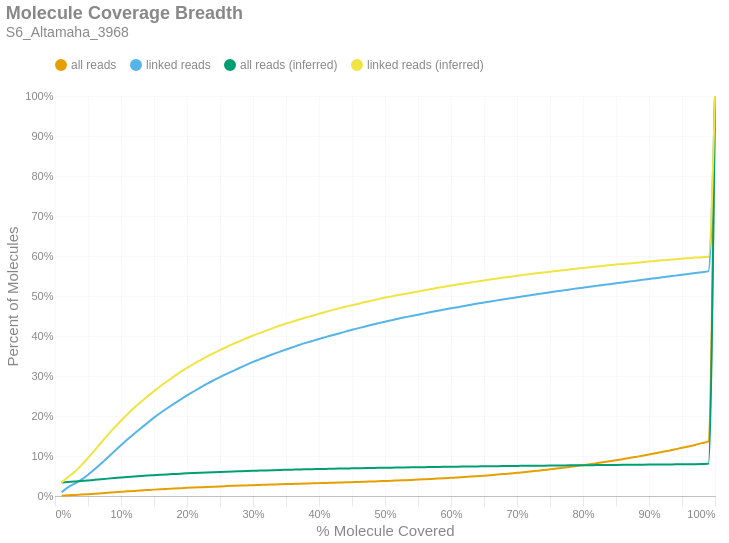

Here is the notebook cell this chart was saved with:
### Markdown cell above
### Molecule Read Coverage
This chart shows molecule coverage breadth as computed by the number of bases aligned to that molecule. In other words, "*how much of each unique long molecule is actually sequenced/aligned?*" Keep in mind there is a distinction between sequences and alignments, since some sequences belonging to a particular molecule may not align well and wouldn't appear in the alignment data. This chart also shows molecule coverage breadth as computed by the *inferred fragment* from which the aligned sequences originate. Unlike read coverage, this calculation takes into account the total insert size, including unsequenced gaps between the forward and reverse reads. Like the previous figures, these are cumulative percents.

### Code cell
if SKIPLR:
    print_html(f"Skipped")
else:
    binned_df = consolidated_hist(valids['coverage_bp'], mask, 0.01, True)
    binned_df_inf = consolidated_hist(valids['coverage_inserts'], mask, 0.01, True)
    binned_df = binned_df.with_columns(pl.lit(binned_df_inf['all reads (cumsum)']).alias('all reads (inferred)'))
    binned_df = binned_df.with_columns(pl.lit(binned_df_inf['linked reads (cumsum)']).alias('linked reads (inferred)'))
    binned_df = binned_df.with_columns(
        (pl.col('bin').cast(pl.Float64) + 0.01).alias('right_edge')
    )

    with SafeRender(binned_df):
        (
            density_plot(binned_df, 'Molecule Coverage Breadth', samplename, 'molcov', ['all reads (inferred)','linked reads (inferred)'])
            .encode(
                #x=alt.X('bin:Q', title="% Molecule Covered").axis(format = '%').scale(padding=0),
                x=alt.X('right_edge:Q', title="% Molecule Covered").axis(format='%').scale(padding=0),
                y=alt.Y('value:Q', title='Percent of Molecules')
                    .axis(format='%')
                    .stack(False)
                    .scale(domainMin=0, padding=0),
                color=alt.Color("key:N").scale(domain = ["all reads", "linked reads", "all reads (inferred)", "linked reads (inferred)"]),
                tooltip = [
                    alt.Tooltip("key:N", title = "Data Type"),
                    alt.Tooltip("range_label:N", title="% Molecule Covered"),
                    alt.Tooltip("value:Q", format = ".2%", title="% Molecules")
                ]
            )
        ).display()

### Figure 1 — Vega-Lite specification as saved in the notebook (floating-point values rounded to 4 significant figures)
{"width": "container", "height": 400, "config": {"title": {"anchor": "start", "dy": -15, "fontSize": 18, "color": "#888888", "subtitleColor": "#888888", "subtitleFontSize": 14}, "arc": {"fill": "#0072B2"}, "axis": {"domainColor": "#888888", "domainWidth": 0.5, "gridWidth": 0.2, "grid": false, "titleFontWeight": 400, "titleFontSize": 15, "labelFontSize": 11, "labelColor": "#888888", "tickColor": "#888888", "tickWidth": 0.2, "titleColor": "#888888"}, "axisBand": {"grid": false}, "axisX": {"grid": true, "tickSize": 10, "domainCap": "round"}, "axisY": {"domain": false, "grid": true, "tickSize": 0, "domainCap": "round"}, "background": "transparent", "header": {"labelFontSize": 15, "labelColor": "#888888", "titleFontSize": 15, "titleFontWeight": 600, "titleColor": "#888888"}, "legend": {"labelFont": "sans-serif", "labelFontSize": 12, "labelColor": "#888888", "symbolSize": 100, "symbolType": "circle", "titleFontSize": 12, "titlePadding": 10, "titleColor": "#888888", "title": null, "orient": "top"}, "range": {"category": ["#E69F00", "#56B4E9", "#009E73", "#F0E442", "#0072B2", "#D55E00", "#CC79A7", "#000000"], "diverging": ["#cfe8f3", "#a2d4ec", "#73bfe2", "#46abdb", "#1696d2", "#12719e"]}, "area": {"fill": "#0072B2", "fillOpacity": 0.7, "line": true, "strokeOpacity": 0.7}, "line": {"color": "#0072B2", "stroke": "#0072B2", "strokeWidth": 2}, "trail": {"color": "#0072B2", "stroke": "#0072B2", "strokeWidth": 0, "size": 1}, "point": {"filled": true, "fillOpacity": 1.0, "size": 95}, "text": {"color": "#888888", "fontSize": 11, "align": "right", "fontWeight": 400, "size": 11}, "bar": {"fill": "#0072B2", "stroke": null}, "view": {"stroke": null, "continuousWidth": 660, "continuousHeight": 400}}, "data": {"name": "data-61a584d9e53c7ef4fc0f43a7a9c540b9"}, "mark": {"type": "line", "interpolate": "monotone", "point": {"opacity": 0, "size": 275}}, "encoding": {"color": {"field": "key", "scale": {"domain": ["all reads", "linked reads", "all reads (inferred)", "linked reads (inferred)"]}, "type": "nominal"}, "tooltip": [{"field": "key", "title": "Data Type", "type": "nominal"}, {"field": "range_label", "title": "% Molecule Covered", "type": "nominal"}, {"field": "value", "format": ".2%", "title": "% Molecules", "type": "quantitative"}], "x": {"axis": {"format": "%"}, "field": "right_edge", "scale": {"padding": 0}, "title": "% Molecule Covered", "type": "quantitative"}, "y": {"axis": {"format": "%"}, "field": "value", "scale": {"domainMin": 0, "padding": 0}, "stack": false, "title": "Percent of Molecules", "type": "quantitative"}}, "params": [{"name": "param_c36ac31b6afebe62", "select": {"type": "point", "fields": ["key"]}, "bind": "legend"}], "title": {"text": "Molecule Coverage Breadth", "subtitle": "S6_Altamaha_3968"}, "transform": [{"fold": ["all reads (cumsum)", "linked reads (cumsum)", "all reads (inferred)", "linked reads (inferred)"]}, {"calculate": "replace(datum.key, ' (cumsum)', '')", "as": "key"}, {"filter": {"param": "param_c36ac31b6afebe62"}}], "usermeta": {"embedOptions": {"downloadFileName": "S6_Altamaha_3968.molcov"}}, "$schema": "https://vega.github.io/schema/vega-lite/v6.1.0.json", "datasets": {"data-61a584d9e53c7ef4fc0f43a7a9c540b9": [{"bin": "0.0", "interval": "0.0-0.01", "all reads": 0.0008041, "linked reads": 0.009193, "all reads (cumsum)": 0.0008041, "linked reads (cumsum)": 0.009193, "range_label": "0.0-0.01", "all reads (inferred)": 0.03393, "linked reads (inferred)": 0.03401, "right_edge": 0.01}, {"bin": "0.01", "interval": "0.01-0.02", "all reads": 0.001094, "linked reads": 0.01312, "all reads (cumsum)": 0.001898, "linked reads (cumsum)": 0.02231, "range_label": "0.01-0.02", "all reads (inferred)": 0.03503, "linked reads (inferred)": 0.04764, "right_edge": 0.02}, {"bin": "0.02", "interval": "0.02-0.03", "all reads": 0.0007375, "linked reads": 0.008734, "all reads (cumsum)": 0.002636, "linked reads (cumsum)": 0.03105, "range_label": "0.02-0.03", "all reads (inferred)": 0.0361, "linked reads (inferred)": 0.06083, "right_edge": 0.03}, {"bin": "0.03", "interval": "0.03-0.04", "all reads": 0.0008103, "linked reads": 0.009745, "all reads (cumsum)": 0.003446, "linked reads (cumsum)": 0.04079, "range_label": "0.03-0.04", "all reads (inferred)": 0.0374, "linked reads (inferred)": 0.07709, "right_edge": 0.04}, {"bin": "0.04", "interval": "0.04-0.05", "all reads": 0.001012, "linked reads": 0.01238, "all reads (cumsum)": 0.004458, "linked reads (cumsum)": 0.05317, "range_label": "0.04-0.05", "all reads (inferred)": 0.03885, "linked reads (inferred)": 0.09527, "right_edge": 0.05}, {"bin": "0.05", "interval": "0.05-0.06", "all reads": 0.001093, "linked reads": 0.01348, "all reads (cumsum)": 0.005552, "linked reads (cumsum)": 0.06665, "range_label": "0.05-0.06", "all reads (inferred)": 0.04037, "linked reads (inferred)": 0.1143, "right_edge": 0.06}, {"bin": "0.06", "interval": "0.06-0.07", "all reads": 0.001187, "linked reads": 0.01472, "all reads (cumsum)": 0.006739, "linked reads (cumsum)": 0.08137, "range_label": "0.06-0.07", "all reads (inferred)": 0.04192, "linked reads (inferred)": 0.1337, "right_edge": 0.07}, {"bin": "0.07", "interval": "0.07-0.08", "all reads": 0.001215, "linked reads": 0.01512, "all reads (cumsum)": 0.007954, "linked reads (cumsum)": 0.09648, "range_label": "0.07-0.08", "all reads (inferred)": 0.04343, "linked reads (inferred)": 0.1528, "right_edge": 0.08}, {"bin": "0.08", "interval": "0.08-0.09", "all reads": 0.001232, "linked reads": 0.01539, "all reads (cumsum)": 0.009185, "linked reads (cumsum)": 0.1119, "range_label": "0.08-0.09", "all reads (inferred)": 0.04487, "linked reads (inferred)": 0.171, "right_edge": 0.09}, {"bin": "0.09", "interval": "0.09-0.1", "all reads": 0.001207, "linked reads": 0.015, "all reads (cumsum)": 0.01039, "linked reads (cumsum)": 0.1269, "range_label": "0.09-0.1", "all reads (inferred)": 0.04623, "linked reads (inferred)": 0.1882, "right_edge": 0.1}, {"bin": "0.1", "interval": "0.1-0.11", "all reads": 0.001194, "linked reads": 0.01491, "all reads (cumsum)": 0.01159, "linked reads (cumsum)": 0.1418, "range_label": "0.1-0.11", "all reads (inferred)": 0.04754, "linked reads (inferred)": 0.2048, "right_edge": 0.11}, {"bin": "0.11", "interval": "0.11-0.12", "all reads": 0.001134, "linked reads": 0.01406, "all reads (cumsum)": 0.01272, "linked reads (cumsum)": 0.1558, "range_label": "0.11-0.12", "all reads (inferred)": 0.04878, "linked reads (inferred)": 0.2204, "right_edge": 0.12}, {"bin": "0.12", "interval": "0.12-0.13", "all reads": 0.001085, "linked reads": 0.0135, "all reads (cumsum)": 0.01381, "linked reads (cumsum)": 0.1693, "range_label": "0.12-0.13", "all reads (inferred)": 0.04993, "linked reads (inferred)": 0.235, "right_edge": 0.13}, {"bin": "0.13", "interval": "0.13-0.14", "all reads": 0.001069, "linked reads": 0.01333, "all reads (cumsum)": 0.01488, "linked reads (cumsum)": 0.1827, "range_label": "0.13-0.14", "all reads (inferred)": 0.05103, "linked reads (inferred)": 0.2489, "right_edge": 0.14}, {"bin": "0.14", "interval": "0.14-0.15", "all reads": 0.001062, "linked reads": 0.01329, "all reads (cumsum)": 0.01594, "linked reads (cumsum)": 0.196, "range_label": "0.14-0.15", "all reads (inferred)": 0.05206, "linked reads (inferred)": 0.2618, "right_edge": 0.15}, {"bin": "0.15", "interval": "0.15-0.16", "all reads": 0.0009739, "linked reads": 0.01213, "all reads (cumsum)": 0.01691, "linked reads (cumsum)": 0.2081, "range_label": "0.15-0.16", "all reads (inferred)": 0.05309, "linked reads (inferred)": 0.2749, "right_edge": 0.16}, {"bin": "0.16", "interval": "0.16-0.17", "all reads": 0.0009034, "linked reads": 0.01128, "all reads (cumsum)": 0.01781, "linked reads (cumsum)": 0.2194, "range_label": "0.16-0.17", "all reads (inferred)": 0.05405, "linked reads (inferred)": 0.287, "right_edge": 0.17}, {"bin": "0.17", "interval": "0.17-0.18", "all reads": 0.0008774, "linked reads": 0.011, "all reads (cumsum)": 0.01869, "linked reads (cumsum)": 0.2304, "range_label": "0.17-0.18", "all reads (inferred)": 0.05496, "linked reads (inferred)": 0.2985, "right_edge": 0.18}, {"bin": "0.18", "interval": "0.18-0.19", "all reads": 0.0008581, "linked reads": 0.01071, "all reads (cumsum)": 0.01955, "linked reads (cumsum)": 0.2411, "range_label": "0.18-0.19", "all reads (inferred)": 0.05587, "linked reads (inferred)": 0.3099, "right_edge": 0.19}, {"bin": "0.19", "interval": "0.19-0.2", "all reads": 0.0008363, "linked reads": 0.01039, "all reads (cumsum)": 0.02039, "linked reads (cumsum)": 0.2515, "range_label": "0.19-0.2", "all reads (inferred)": 0.05667, "linked reads (inferred)": 0.3201, "right_edge": 0.2}, {"bin": "0.2", "interval": "0.2-0.21", "all reads": 0.0007826, "linked reads": 0.009796, "all reads (cumsum)": 0.02117, "linked reads (cumsum)": 0.2613, "range_label": "0.2-0.21", "all reads (inferred)": 0.05745, "linked reads (inferred)": 0.33, "right_edge": 0.21}, {"bin": "0.21", "interval": "0.21-0.22", "all reads": 0.0007607, "linked reads": 0.00955, "all reads (cumsum)": 0.02193, "linked reads (cumsum)": 0.2708, "range_label": "0.21-0.22", "all reads (inferred)": 0.05818, "linked reads (inferred)": 0.3392, "right_edge": 0.22}, {"bin": "0.22", "interval": "0.22-0.23", "all reads": 0.0007493, "linked reads": 0.009323, "all reads (cumsum)": 0.02268, "linked reads (cumsum)": 0.2801, "range_label": "0.22-0.23", "all reads (inferred)": 0.05889, "linked reads (inferred)": 0.3482, "right_edge": 0.23}, {"bin": "0.23", "interval": "0.23-0.24", "all reads": 0.0007011, "linked reads": 0.00868, "all reads (cumsum)": 0.02338, "linked reads (cumsum)": 0.2888, "range_label": "0.23-0.24", "all reads (inferred)": 0.05955, "linked reads (inferred)": 0.3566, "right_edge": 0.24}, {"bin": "0.24", "interval": "0.24-0.25", "all reads": 0.0006771, "linked reads": 0.008363, "all reads (cumsum)": 0.02406, "linked reads (cumsum)": 0.2972, "range_label": "0.24-0.25", "all reads (inferred)": 0.06019, "linked reads (inferred)": 0.3647, "right_edge": 0.25}, {"bin": "0.25", "interval": "0.25-0.26", "all reads": 0.0006416, "linked reads": 0.007948, "all reads (cumsum)": 0.0247, "linked reads (cumsum)": 0.3051, "range_label": "0.25-0.26", "all reads (inferred)": 0.06081, "linked reads (inferred)": 0.3725, "right_edge": 0.26}, {"bin": "0.26", "interval": "0.26-0.27", "all reads": 0.0006337, "linked reads": 0.007803, "all reads (cumsum)": 0.02533, "linked reads (cumsum)": 0.3129, "range_label": "0.26-0.27", "all reads (inferred)": 0.06141, "linked reads (inferred)": 0.3801, "right_edge": 0.27}, {"bin": "0.27", "interval": "0.27-0.28", "all reads": 0.0006284, "linked reads": 0.007706, "all reads (cumsum)": 0.02596, "linked reads (cumsum)": 0.3206, "range_label": "0.27-0.28", "all reads (inferred)": 0.06198, "linked reads (inferred)": 0.3873, "right_edge": 0.28}, {"bin": "0.28", "interval": "0.28-0.29", "all reads": 0.0005878, "linked reads": 0.007201, "all reads (cumsum)": 0.02655, "linked reads (cumsum)": 0.3278, "range_label": "0.28-0.29", "all reads (inferred)": 0.06254, "linked reads (inferred)": 0.3944, "right_edge": 0.29}, {"bin": "0.29", "interval": "0.29-0.3", "all reads": 0.0006018, "linked reads": 0.007406, "all reads (cumsum)": 0.02715, "linked reads (cumsum)": 0.3352, "range_label": "0.29-0.3", "all reads (inferred)": 0.06307, "linked reads (inferred)": 0.401, "right_edge": 0.3}, {"bin": "0.3", "interval": "0.3-0.31", "all reads": 0.000531, "linked reads": 0.006403, "all reads (cumsum)": 0.02768, "linked reads (cumsum)": 0.3416, "range_label": "0.3-0.31", "all reads (inferred)": 0.06356, "linked reads (inferred)": 0.4073, "right_edge": 0.31}, {"bin": "0.31", "interval": "0.31-0.32", "all reads": 0.0005394, "linked reads": 0.006504, "all reads (cumsum)": 0.02822, "linked reads (cumsum)": 0.3481, "range_label": "0.31-0.32", "all reads (inferred)": 0.06406, "linked reads (inferred)": 0.4135, "right_edge": 0.32}, {"bin": "0.32", "interval": "0.32-0.33", "all reads": 0.000517, "linked reads": 0.006147, "all reads (cumsum)": 0.02874, "linked reads (cumsum)": 0.3543, "range_label": "0.32-0.33", "all reads (inferred)": 0.06454, "linked reads (inferred)": 0.4196, "right_edge": 0.33}, {"bin": "0.33", "interval": "0.33-0.34", "all reads": 0.0005204, "linked reads": 0.006103, "all reads (cumsum)": 0.02926, "linked reads (cumsum)": 0.3604, "range_label": "0.33-0.34", "all reads (inferred)": 0.06501, "linked reads (inferred)": 0.4255, "right_edge": 0.34}, {"bin": "0.34", "interval": "0.34-0.35", "all reads": 0.0005087, "linked reads": 0.00589, "all reads (cumsum)": 0.02977, "linked reads (cumsum)": 0.3663, "range_label": "0.34-0.35", "all reads (inferred)": 0.06544, "linked reads (inferred)": 0.4308, "right_edge": 0.35}, {"bin": "0.35", "interval": "0.35-0.36", "all reads": 0.0004938, "linked reads": 0.005562, "all reads (cumsum)": 0.03026, "linked reads (cumsum)": 0.3718, "range_label": "0.35-0.36", "all reads (inferred)": 0.06585, "linked reads (inferred)": 0.4361, "right_edge": 0.36}, {"bin": "0.36", "interval": "0.36-0.37", "all reads": 0.0004972, "linked reads": 0.005674, "all reads (cumsum)": 0.03076, "linked reads (cumsum)": 0.3775, "range_label": "0.36-0.37", "all reads (inferred)": 0.06627, "linked reads (inferred)": 0.4413, "right_edge": 0.37}, {"bin": "0.37", "interval": "0.37-0.38", "all reads": 0.0004787, "linked reads": 0.00523, "all reads (cumsum)": 0.03124, "linked reads (cumsum)": 0.3827, "range_label": "0.37-0.38", "all reads (inferred)": 0.06666, "linked reads (inferred)": 0.4462, "right_edge": 0.38}, {"bin": "0.38", "interval": "0.38-0.39", "all reads": 0.0004603, "linked reads": 0.004909, "all reads (cumsum)": 0.0317, "linked reads (cumsum)": 0.3877, "range_label": "0.38-0.39", "all reads (inferred)": 0.06703, "linked reads (inferred)": 0.4508, "right_edge": 0.39}, {"bin": "0.39", "interval": "0.39-0.4", "all reads": 0.0004905, "linked reads": 0.005031, "all reads (cumsum)": 0.03219, "linked reads (cumsum)": 0.3927, "range_label": "0.39-0.4", "all reads (inferred)": 0.06742, "linked reads (inferred)": 0.4557, "right_edge": 0.4}, {"bin": "0.4", "interval": "0.4-0.41", "all reads": 0.0004519, "linked reads": 0.00458, "all reads (cumsum)": 0.03264, "linked reads (cumsum)": 0.3973, "range_label": "0.4-0.41", "all reads (inferred)": 0.06779, "linked reads (inferred)": 0.4603, "right_edge": 0.41}, {"bin": "0.41", "interval": "0.41-0.42", "all reads": 0.0004832, "linked reads": 0.004638, "all reads (cumsum)": 0.03312, "linked reads (cumsum)": 0.4019, "range_label": "0.41-0.42", "all reads (inferred)": 0.06815, "linked reads (inferred)": 0.4647, "right_edge": 0.42}, {"bin": "0.42", "interval": "0.42-0.43", "all reads": 0.0004779, "linked reads": 0.004504, "all reads (cumsum)": 0.0336, "linked reads (cumsum)": 0.4064, "range_label": "0.42-0.43", "all reads (inferred)": 0.0685, "linked reads (inferred)": 0.4691, "right_edge": 0.43}, {"bin": "0.43", "interval": "0.43-0.44", "all reads": 0.0005143, "linked reads": 0.004544, "all reads (cumsum)": 0.03411, "linked reads (cumsum)": 0.411, "range_label": "0.43-0.44", "all reads (inferred)": 0.06882, "linked reads (inferred)": 0.4731, "right_edge": 0.44}, {"bin": "0.44", "interval": "0.44-0.45", "all reads": 0.0005274, "linked reads": 0.004483, "all reads (cumsum)": 0.03464, "linked reads (cumsum)": 0.4154, "range_label": "0.44-0.45", "all reads (inferred)": 0.06913, "linked reads (inferred)": 0.4769, "right_edge": 0.45}, {"bin": "0.45", "interval": "0.45-0.46", "all reads": 0.0005316, "linked reads": 0.004234, "all reads (cumsum)": 0.03517, "linked reads (cumsum)": 0.4197, "range_label": "0.45-0.46", "all reads (inferred)": 0.06944, "linked reads (inferred)": 0.4808, "right_edge": 0.46}, {"bin": "0.46", "interval": "0.46-0.47", "all reads": 0.0005716, "linked reads": 0.004205, "all reads (cumsum)": 0.03574, "linked reads (cumsum)": 0.4239, "range_label": "0.46-0.47", "all reads (inferred)": 0.06977, "linked reads (inferred)": 0.4848, "right_edge": 0.47}, {"bin": "0.47", "interval": "0.47-0.48", "all reads": 0.000578, "linked reads": 0.004183, "all reads (cumsum)": 0.03632, "linked reads (cumsum)": 0.4281, "range_label": "0.47-0.48", "all reads (inferred)": 0.07007, "linked reads (inferred)": 0.4885, "right_edge": 0.48}, {"bin": "0.48", "interval": "0.48-0.49", "all reads": 0.0005733, "linked reads": 0.00397, "all reads (cumsum)": 0.0369, "linked reads (cumsum)": 0.432, "range_label": "0.48-0.49", "all reads (inferred)": 0.07037, "linked reads (inferred)": 0.4922, "right_edge": 0.49}, {"bin": "0.49", "interval": "0.49-0.5", "all reads": 0.0006402, "linked reads": 0.003732, "all reads (cumsum)": 0.03754, "linked reads (cumsum)": 0.4358, "range_label": "0.49-0.5", "all reads (inferred)": 0.07068, "linked reads (inferred)": 0.496, "right_edge": 0.5}, {"bin": "0.5", "interval": "0.5-0.51", "all reads": 0.0005895, "linked reads": 0.003667, "all reads (cumsum)": 0.03813, "linked reads (cumsum)": 0.4394, "range_label": "0.5-0.51", "all reads (inferred)": 0.07093, "linked reads (inferred)": 0.4991, "right_edge": 0.51}, {"bin": "0.51", "interval": "0.51-0.52", "all reads": 0.0006919, "linked reads": 0.003876, "all reads (cumsum)": 0.03882, "linked reads (cumsum)": 0.4433, "range_label": "0.51-0.52", "all reads (inferred)": 0.07118, "linked reads (inferred)": 0.5022, "right_edge": 0.52}, {"bin": "0.52", "interval": "0.52-0.53", "all reads": 0.0006581, "linked reads": 0.003454, "all reads (cumsum)": 0.03948, "linked reads (cumsum)": 0.4468, "range_label": "0.52-0.53", "all reads (inferred)": 0.07143, "linked reads (inferred)": 0.5053, "right_edge": 0.53}, {"bin": "0.53", "interval": "0.53-0.54", "all reads": 0.0007098, "linked reads": 0.003187, "all reads (cumsum)": 0.04019, "linked reads (cumsum)": 0.4499, "range_label": "0.53-0.54", "all reads (inferred)": 0.07167, "linked reads (inferred)": 0.5083, "right_edge": 0.54}, {"bin": "0.54", "interval": "0.54-0.55", "all reads": 0.0007582, "linked reads": 0.00336, "all reads (cumsum)": 0.04094, "linked reads (cumsum)": 0.4533, "range_label": "0.54-0.55", "all reads (inferred)": 0.07193, "linked reads (inferred)": 0.5114, "right_edge": 0.55}, {"bin": "0.55", "interval": "0.55-0.56", "all reads": 0.0008024, "linked reads": 0.003306, "all reads (cumsum)": 0.04175, "linked reads (cumsum)": 0.4566, "range_label": "0.55-0.56", "all reads (inferred)": 0.07219, "linked reads (inferred)": 0.5145, "right_edge": 0.56}, {"bin": "0.56", "interval": "0.56-0.57", "all reads": 0.0008438, "linked reads": 0.003367, "all reads (cumsum)": 0.04259, "linked reads (cumsum)": 0.46, "range_label": "0.56-0.57", "all reads (inferred)": 0.07244, "linked reads (inferred)": 0.5176, "right_edge": 0.57}, {"bin": "0.57", "interval": "0.57-0.58", "all reads": 0.0008671, "linked reads": 0.003118, "all reads (cumsum)": 0.04346, "linked reads (cumsum)": 0.4631, "range_label": "0.57-0.58", "all reads (inferred)": 0.07267, "linked reads (inferred)": 0.5204, "right_edge": 0.58}, {"bin": "0.58", "interval": "0.58-0.59", "all reads": 0.0009155, "linked reads": 0.003248, "all reads (cumsum)": 0.04437, "linked reads (cumsum)": 0.4663, "range_label": "0.58-0.59", "all reads (inferred)": 0.07291, "linked reads (inferred)": 0.5233, "right_edge": 0.59}, {"bin": "0.59", "interval": "0.59-0.6", "all reads": 0.0009742, "linked reads": 0.002996, "all reads (cumsum)": 0.04535, "linked reads (cumsum)": 0.4693, "range_label": "0.59-0.6", "all reads (inferred)": 0.07315, "linked reads (inferred)": 0.5262, "right_edge": 0.6}, {"bin": "0.6", "interval": "0.6-0.61", "all reads": 0.0009706, "linked reads": 0.00279, "all reads (cumsum)": 0.04632, "linked reads (cumsum)": 0.4721, "range_label": "0.6-0.61", "all reads (inferred)": 0.07338, "linked reads (inferred)": 0.5289, "right_edge": 0.61}, {"bin": "0.61", "interval": "0.61-0.62", "all reads": 0.001057, "linked reads": 0.003043, "all reads (cumsum)": 0.04737, "linked reads (cumsum)": 0.4752, "range_label": "0.61-0.62", "all reads (inferred)": 0.07359, "linked reads (inferred)": 0.5314, "right_edge": 0.62}, {"bin": "0.62", "interval": "0.62-0.63", "all reads": 0.001106, "linked reads": 0.002913, "all reads (cumsum)": 0.04848, "linked reads (cumsum)": 0.4781, "range_label": "0.62-0.63", "all reads (inferred)": 0.07379, "linked reads (inferred)": 0.5338, "right_edge": 0.63}, {"bin": "0.63", "interval": "0.63-0.64", "all reads": 0.00118, "linked reads": 0.002963, "all reads (cumsum)": 0.04966, "linked reads (cumsum)": 0.481, "range_label": "0.63-0.64", "all reads (inferred)": 0.07401, "linked reads (inferred)": 0.5365, "right_edge": 0.64}, {"bin": "0.64", "interval": "0.64-0.65", "all reads": 0.001201, "linked reads": 0.002646, "all reads (cumsum)": 0.05086, "linked reads (cumsum)": 0.4837, "range_label": "0.64-0.65", "all reads (inferred)": 0.07423, "linked reads (inferred)": 0.539, "right_edge": 0.65}, {"bin": "0.65", "interval": "0.65-0.66", "all reads": 0.001303, "linked reads": 0.002739, "all reads (cumsum)": 0.05217, "linked reads (cumsum)": 0.4864, "range_label": "0.65-0.66", "all reads (inferred)": 0.07444, "linked reads (inferred)": 0.5414, "right_edge": 0.66}, {"bin": "0.66", "interval": "0.66-0.67", "all reads": 0.001343, "linked reads": 0.002628, "all reads (cumsum)": 0.05351, "linked reads (cumsum)": 0.4891, "range_label": "0.66-0.67", "all reads (inferred)": 0.07464, "linked reads (inferred)": 0.544, "right_edge": 0.67}, {"bin": "0.67", "interval": "0.67-0.68", "all reads": 0.0014, "linked reads": 0.002537, "all reads (cumsum)": 0.05491, "linked reads (cumsum)": 0.4916, "range_label": "0.67-0.68", "all reads (inferred)": 0.07483, "linked reads (inferred)": 0.5462, "right_edge": 0.68}, {"bin": "0.68", "interval": "0.68-0.69", "all reads": 0.001434, "linked reads": 0.002581, "all reads (cumsum)": 0.05634, "linked reads (cumsum)": 0.4942, "range_label": "0.68-0.69", "all reads (inferred)": 0.07502, "linked reads (inferred)": 0.5484, "right_edge": 0.69}, {"bin": "0.69", "interval": "0.69-0.7", "all reads": 0.001539, "linked reads": 0.00257, "all reads (cumsum)": 0.05788, "linked reads (cumsum)": 0.4967, "range_label": "0.69-0.7", "all reads (inferred)": 0.07521, "linked reads (inferred)": 0.5506, "right_edge": 0.7}, {"bin": "0.7", "interval": "0.7-0.71", "all reads": 0.001573, "linked reads": 0.002743, "all reads (cumsum)": 0.05946, "linked reads (cumsum)": 0.4995, "range_label": "0.7-0.71", "all reads (inferred)": 0.0754, "linked reads (inferred)": 0.5528, "right_edge": 0.71}, {"bin": "0.71", "interval": "0.71-0.72", "all reads": 0.001698, "linked reads": 0.002563, "all reads (cumsum)": 0.06115, "linked reads (cumsum)": 0.5021, "range_label": "0.71-0.72", "all reads (inferred)": 0.07559, "linked reads (inferred)": 0.5549, "right_edge": 0.72}, {"bin": "0.72", "interval": "0.72-0.73", "all reads": 0.001762, "linked reads": 0.002411, "all reads (cumsum)": 0.06292, "linked reads (cumsum)": 0.5045, "range_label": "0.72-0.73", "all reads (inferred)": 0.07576, "linked reads (inferred)": 0.5569, "right_edge": 0.73}, {"bin": "0.73", "interval": "0.73-0.74", "all reads": 0.001801, "linked reads": 0.002602, "all reads (cumsum)": 0.06472, "linked reads (cumsum)": 0.5071, "range_label": "0.73-0.74", "all reads (inferred)": 0.07593, "linked reads (inferred)": 0.5588, "right_edge": 0.74}, {"bin": "0.74", "interval": "0.74-0.75", "all reads": 0.00195, "linked reads": 0.002285, "all reads (cumsum)": 0.06667, "linked reads (cumsum)": 0.5094, "range_label": "0.74-0.75", "all reads (inferred)": 0.07611, "linked reads (inferred)": 0.5609, "right_edge": 0.75}, {"bin": "0.75", "interval": "0.75-0.76", "all reads": 0.001915, "linked reads": 0.002389, "all reads (cumsum)": 0.06858, "linked reads (cumsum)": 0.5117, "range_label": "0.75-0.76", "all reads (inferred)": 0.07627, "linked reads (inferred)": 0.5626, "right_edge": 0.76}, {"bin": "0.76", "interval": "0.76-0.77", "all reads": 0.001985, "linked reads": 0.002324, "all reads (cumsum)": 0.07057, "linked reads (cumsum)": 0.5141, "range_label": "0.76-0.77", "all reads (inferred)": 0.07644, "linked reads (inferred)": 0.5646, "right_edge": 0.77}, {"bin": "0.77", "interval": "0.77-0.78", "all reads": 0.002063, "linked reads": 0.002317, "all reads (cumsum)": 0.07263, "linked reads (cumsum)": 0.5164, "range_label": "0.77-0.78", "all reads (inferred)": 0.07661, "linked reads (inferred)": 0.5665, "right_edge": 0.78}, {"bin": "0.78", "interval": "0.78-0.79", "all reads": 0.002141, "linked reads": 0.002321, "all reads (cumsum)": 0.07477, "linked reads (cumsum)": 0.5187, "range_label": "0.78-0.79", "all reads (inferred)": 0.07677, "linked reads (inferred)": 0.5683, "right_edge": 0.79}, {"bin": "0.79", "interval": "0.79-0.8", "all reads": 0.002373, "linked reads": 0.002169, "all reads (cumsum)": 0.07714, "linked reads (cumsum)": 0.5209, "range_label": "0.79-0.8", "all reads (inferred)": 0.07694, "linked reads (inferred)": 0.5702, "right_edge": 0.8}, {"bin": "0.8", "interval": "0.8-0.81", "all reads": 0.002202, "linked reads": 0.002191, "all reads (cumsum)": 0.07934, "linked reads (cumsum)": 0.5231, "range_label": "0.8-0.81", "all reads (inferred)": 0.07709, "linked reads (inferred)": 0.5719, "right_edge": 0.81}, {"bin": "0.81", "interval": "0.81-0.82", "all reads": 0.002385, "linked reads": 0.002252, "all reads (cumsum)": 0.08173, "linked reads (cumsum)": 0.5253, "range_label": "0.81-0.82", "all reads (inferred)": 0.07724, "linked reads (inferred)": 0.5736, "right_edge": 0.82}, {"bin": "0.82", "interval": "0.82-0.83", "all reads": 0.002467, "linked reads": 0.002277, "all reads (cumsum)": 0.0842, "linked reads (cumsum)": 0.5276, "range_label": "0.82-0.83", "all reads (inferred)": 0.0774, "linked reads (inferred)": 0.5753, "right_edge": 0.83}, {"bin": "0.83", "interval": "0.83-0.84", "all reads": 0.002562, "linked reads": 0.002068, "all reads (cumsum)": 0.08676, "linked reads (cumsum)": 0.5297, "range_label": "0.83-0.84", "all reads (inferred)": 0.07756, "linked reads (inferred)": 0.577, "right_edge": 0.84}, {"bin": "0.84", "interval": "0.84-0.85", "all reads": 0.002628, "linked reads": 0.002144, "all reads (cumsum)": 0.08939, "linked reads (cumsum)": 0.5318, "range_label": "0.84-0.85", "all reads (inferred)": 0.07772, "linked reads (inferred)": 0.5787, "right_edge": 0.85}, {"bin": "0.85", "interval": "0.85-0.86", "all reads": 0.002709, "linked reads": 0.00209, "all reads (cumsum)": 0.0921, "linked reads (cumsum)": 0.5339, "range_label": "0.85-0.86", "all reads (inferred)": 0.07786, "linked reads (inferred)": 0.5801, "right_edge": 0.86}, {"bin": "0.86", "interval": "0.86-0.87", "all reads": 0.002758, "linked reads": 0.002108, "all reads (cumsum)": 0.09485, "linked reads (cumsum)": 0.536, "range_label": "0.86-0.87", "all reads (inferred)": 0.07799, "linked reads (inferred)": 0.5815, "right_edge": 0.87}, {"bin": "0.87", "interval": "0.87-0.88", "all reads": 0.002872, "linked reads": 0.002216, "all reads (cumsum)": 0.09773, "linked reads (cumsum)": 0.5382, "range_label": "0.87-0.88", "all reads (inferred)": 0.07815, "linked reads (inferred)": 0.5831, "right_edge": 0.88}, {"bin": "0.88", "interval": "0.88-0.89", "all reads": 0.002913, "linked reads": 0.002148, "all reads (cumsum)": 0.1006, "linked reads (cumsum)": 0.5404, "range_label": "0.88-0.89", "all reads (inferred)": 0.0783, "linked reads (inferred)": 0.5846, "right_edge": 0.89}, {"bin": "0.89", "interval": "0.89-0.9", "all reads": 0.003098, "linked reads": 0.002187, "all reads (cumsum)": 0.1037, "linked reads (cumsum)": 0.5426, "range_label": "0.89-0.9", "all reads (inferred)": 0.07845, "linked reads (inferred)": 0.5862, "right_edge": 0.9}, {"bin": "0.9", "interval": "0.9-0.91", "all reads": 0.003016, "linked reads": 0.00205, "all reads (cumsum)": 0.1068, "linked reads (cumsum)": 0.5446, "range_label": "0.9-0.91", "all reads (inferred)": 0.07862, "linked reads (inferred)": 0.5877, "right_edge": 0.91}, {"bin": "0.91", "interval": "0.91-0.92", "all reads": 0.003442, "linked reads": 0.00222, "all reads (cumsum)": 0.1102, "linked reads (cumsum)": 0.5468, "range_label": "0.91-0.92", "all reads (inferred)": 0.07877, "linked reads (inferred)": 0.5891, "right_edge": 0.92}, {"bin": "0.92", "interval": "0.92-0.93", "all reads": 0.003054, "linked reads": 0.002093, "all reads (cumsum)": 0.1132, "linked reads (cumsum)": 0.5489, "range_label": "0.92-0.93", "all reads (inferred)": 0.07894, "linked reads (inferred)": 0.5905, "right_edge": 0.93}, {"bin": "0.93", "interval": "0.93-0.94", "all reads": 0.00343, "linked reads": 0.002036, "all reads (cumsum)": 0.1167, "linked reads (cumsum)": 0.551, "range_label": "0.93-0.94", "all reads (inferred)": 0.0791, "linked reads (inferred)": 0.5918, "right_edge": 0.94}, {"bin": "0.94", "interval": "0.94-0.95", "all reads": 0.003786, "linked reads": 0.002241, "all reads (cumsum)": 0.1205, "linked reads (cumsum)": 0.5532, "range_label": "0.94-0.95", "all reads (inferred)": 0.07928, "linked reads (inferred)": 0.5931, "right_edge": 0.95}, {"bin": "0.95", "interval": "0.95-0.96", "all reads": 0.003286, "linked reads": 0.002014, "all reads (cumsum)": 0.1237, "linked reads (cumsum)": 0.5552, "range_label": "0.95-0.96", "all reads (inferred)": 0.07949, "linked reads (inferred)": 0.5946, "right_edge": 0.96}, {"bin": "0.96", "interval": "0.96-0.97", "all reads": 0.003907, "linked reads": 0.002054, "all reads (cumsum)": 0.1277, "linked reads (cumsum)": 0.5573, "range_label": "0.96-0.97", "all reads (inferred)": 0.07968, "linked reads (inferred)": 0.596, "right_edge": 0.97}, {"bin": "0.97", "interval": "0.97-0.98", "all reads": 0.004506, "linked reads": 0.002169, "all reads (cumsum)": 0.1322, "linked reads (cumsum)": 0.5594, "range_label": "0.97-0.98", "all reads (inferred)": 0.07996, "linked reads (inferred)": 0.5971, "right_edge": 0.98}, {"bin": "0.98", "interval": "0.98-0.99", "all reads": 0.004301, "linked reads": 0.002162, "all reads (cumsum)": 0.1365, "linked reads (cumsum)": 0.5616, "range_label": "0.98-0.99", "all reads (inferred)": 0.08036, "linked reads (inferred)": 0.5978, "right_edge": 0.99}, {"bin": "0.99", "interval": "0.99-1.0", "all reads": 0.8635, "linked reads": 0.4384, "all reads (cumsum)": 1.0, "linked reads (cumsum)": 1.0, "range_label": "0.99-1.0", "all reads (inferred)": 1.0, "linked reads (inferred)": 1.0, "right_edge": 1.0}]}}
